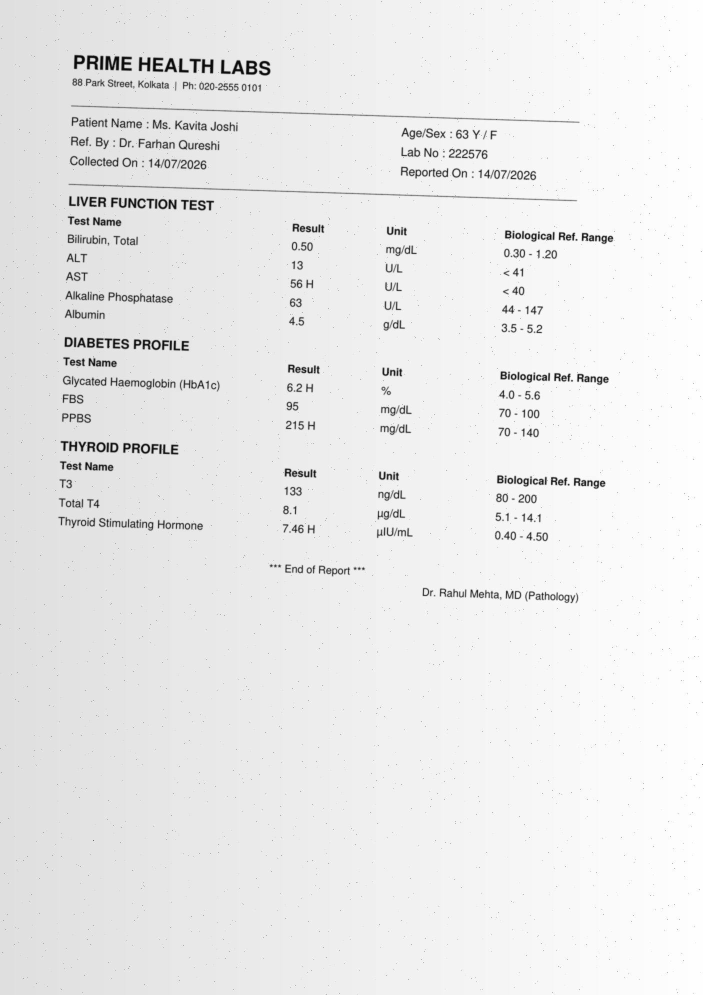
#> input picture ai-service/eval/dataset/03_lab_report.jpg, 1405 x 1989 px (shown at 1/2 size)
$ python -i ocr.py   (imports and definitions only)
#> lines starting #> are read from the running program, lines starting #| are printed output that depends on the picture; after the words box and inside, x2 and y2 are one past the last pixel; in counts of white or black regions, pixels touching at a corner belong together
#> further down, picture is the input picture: PIL image 1405x1989 L; min 0, max 255, mean 234.5
### ai-service/app/config.py
"""Runtime configuration, read from environment variables."""

from __future__ import annotations

import os
from dataclasses import dataclass


def _env(name: str, default: str) -> str:
    value = os.environ.get(name, "").strip()
    return value or default


@dataclass(frozen=True)
class Settings:
    # auto | ollama | anthropic | rules
    llm_provider: str
    ollama_url: str
    ollama_model: str
    ollama_timeout: float
    anthropic_api_key: str
    anthropic_model: str
    # Max OCR characters sent to an LLM; longer texts are trimmed (head + tail kept).
    llm_max_chars: int
    # Skip the local LLM (use rules) when its estimated runtime exceeds this budget.
    llm_budget_seconds: float
    max_upload_bytes: int
    max_pdf_pages: int
    tesseract_cmd: str
    tesseract_timeout: float

    @staticmethod
    def from_env() -> "Settings":
        return Settings(
            llm_provider=_env("LLM_PROVIDER", "auto").lower(),
            ollama_url=_env("OLLAMA_URL", "http://localhost:11434").rstrip("/"),
            ollama_model=_env("OLLAMA_MODEL", "llama3.1:8b"),
            ollama_timeout=float(_env("OLLAMA_TIMEOUT", "240")),
            anthropic_api_key=os.environ.get("ANTHROPIC_API_KEY", "").strip(),
            anthropic_model=_env("ANTHROPIC_MODEL", "claude-opus-5-5"),
            llm_max_chars=int(_env("LLM_MAX_CHARS", "12000")),
            llm_budget_seconds=float(_env("LLM_BUDGET_SECONDS", "180")),
            max_upload_bytes=int(_env("MAX_UPLOAD_MB", "25")) * 1024 * 1024,
            max_pdf_pages=int(_env("MAX_PDF_PAGES", "30")),
            tesseract_cmd=_env("TESSERACT_CMD", "tesseract"),
            tesseract_timeout=float(_env("TESSERACT_TIMEOUT", "120")),
        )


def get_settings() -> Settings:
    # Read on every call so tests (and operators) can change env vars without restarts.
    return Settings.from_env()

### ai-service/app/ocr.py
"""OCR: PDF text layer when present, Tesseract otherwise.

Lines are rebuilt from word boxes (both for PDF text layers and Tesseract TSV) so that
table rows such as `Hemoglobin   13.5   g/dL   13.0 - 17.0` stay on one line — the
extractors rely on that. Large horizontal gaps become two spaces (a column hint).
"""

from __future__ import annotations

import io
import logging
import subprocess
import tempfile
from dataclasses import dataclass
from pathlib import Path

import pymupdf
from PIL import Image, ImageFilter, ImageOps

from app.config import get_settings

log = logging.getLogger(__name__)

MIN_TEXT_LAYER_CHARS = 40
RASTER_DPI = 300


class UnsupportedFileType(Exception):
    pass


class UnreadableFile(Exception):
    pass


@dataclass
class PageText:
    page: int
    text: str
    method: str  # text_layer | tesseract
    confidence: float


@dataclass
class OCRResult:
    text: str
    page_count: int
    method: str  # text_layer | tesseract | mixed
    mean_confidence: float
    pages: list[PageText]


# [66 lines left out: functions sniff_type, run_ocr, _ocr_pdf, not called in this run]


def _meaningful_chars(text: str) -> int:
    return sum(1 for ch in text if ch.isalnum())


# [34 lines left out: functions _pdf_page_lines, _lines_from_boxes, not called in this run]


# ------------------------------------------------------------------- Tesseract


def _prepare(image: Image.Image) -> Image.Image:
    image = ImageOps.exif_transpose(image)
    if image.mode not in ("L", "RGB"):
        background = Image.new("RGB", image.size, "white")
        if image.mode in ("RGBA", "LA", "P"):
            image = image.convert("RGBA")
            background.paste(image, mask=image.split()[-1])
            image = background
        else:
            image = image.convert("RGB")
    image = image.convert("L")
    # Tesseract is happiest with ~30px x-height; upscale small photos/screenshots.
    if image.width < 1600:
        factor = 1600 / image.width
#> factor = 1.14
        image = image.resize((int(image.width * factor), int(image.height * factor)), Image.Resampling.LANCZOS)
    # Remove scanner speckle / sensor noise, then straighten slightly rotated photos so
    # that table rows stay on one text line.
    image = image.filter(ImageFilter.MedianFilter(3))
    angle = estimate_skew(image)
    if abs(angle) >= 0.2:
        image = image.rotate(angle, resample=Image.Resampling.BICUBIC, expand=True, fillcolor=255)
    return image


def estimate_skew(image: Image.Image, max_angle: float = 4.0, step: float = 0.25) -> float:
    """Projection-profile deskew: the rotation that makes text rows sharpest.

    For each candidate angle, rotate a small binarized copy and measure the variance of
    row darkness; aligned text lines give strongly alternating dark/light rows.
    """
#> called with max_angle = 4, step = 0.25
    small = image.copy()
    small.thumbnail((900, 900))
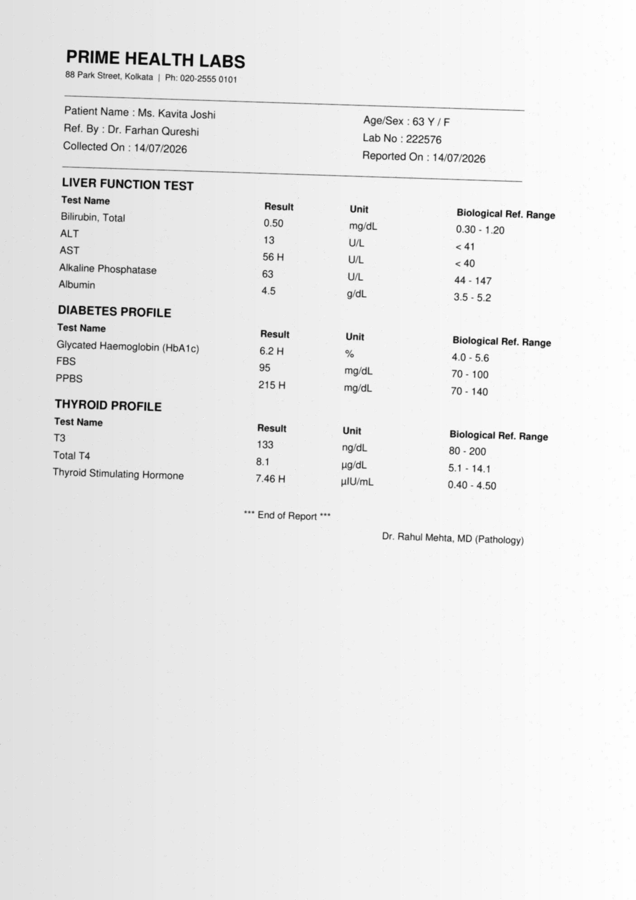
#> small: PIL image 636x900 L; min 1, max 255, mean 234.7
    hist = small.histogram()
#> hist = 256 values, max 31500 at index 232, min 0 at index 0, mean 2235.9
    total = sum(hist)
#> total = 572400
    mean_level = sum(i * h for i, h in enumerate(hist)) / max(total, 1)
#> mean_level = 234.7
    binary = small.point(lambda v: 255 if v < mean_level * 0.8 else 0)
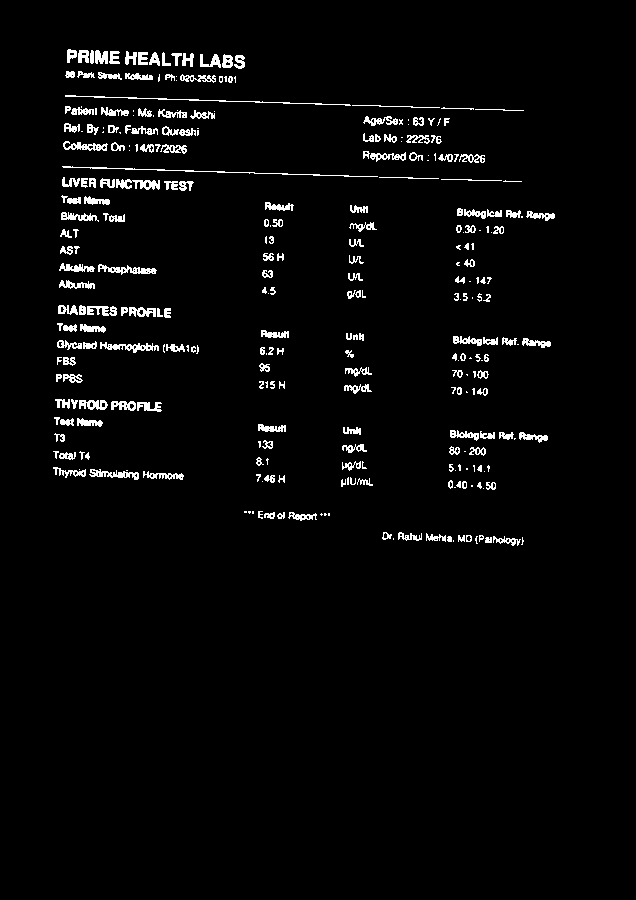
#> binary: PIL image 636x900 L; 3% white in thin lines or dots, all inside (x1, y1, x2, y2) = (53, 49, 555, 546)

    def sharpness(angle: float) -> float:
#> called with angle = 0
        rotated = binary.rotate(angle, resample=Image.Resampling.NEAREST, expand=False, fillcolor=0)
        column = rotated.resize((1, rotated.height), Image.Resampling.BOX)
        rows = list(column.get_flattened_data() if hasattr(column, "get_flattened_data") else column.getdata())
#> rows = 900 values, max 48 at index 344, min 0 at index 0, mean 7.76
        avg = sum(rows) / len(rows)
#> avg = 7.76
        return sum((r - avg) ** 2 for r in rows) / len(rows)

    best_angle, best_score = 0.0, sharpness(0.0)
#> best_angle = 0; best_score = 118.2
    angle = -max_angle
    while angle <= max_angle + 1e-9:
        if abs(angle) > 1e-9:
            score = sharpness(angle)
            if score > best_score * 1.02:
                best_angle, best_score = angle, score
        angle += step
#> this loop made 33 passes
#> (avg in sharpness, score, best_angle, best_score) on passes 13, 14, 20, 21, 22, 23, 24: (7.76, 122.4, -1, 122.4), (7.77, 125.8, -0.75, 125.8), (7.75, 143.9, 0.75, 143.9), (7.76, 167.6, 1, 167.6), (7.76, 197.7, 1.25, 197.7), (7.77, 233.1, 1.5, 233.1), (7.77, 274.6, 1.75, 274.6)
#> (avg in sharpness, score) on passes 1 to 6: (7.76, 85.4), (7.76, 85.65), (7.76, 87), (7.74, 89.98), (7.75, 94.34), (7.75, 99.11)
#> pass 1, in sharpness (call 2), `rotated = binary.rotate(angle, resample=Image.Resampling.NEAREST, expa..`:
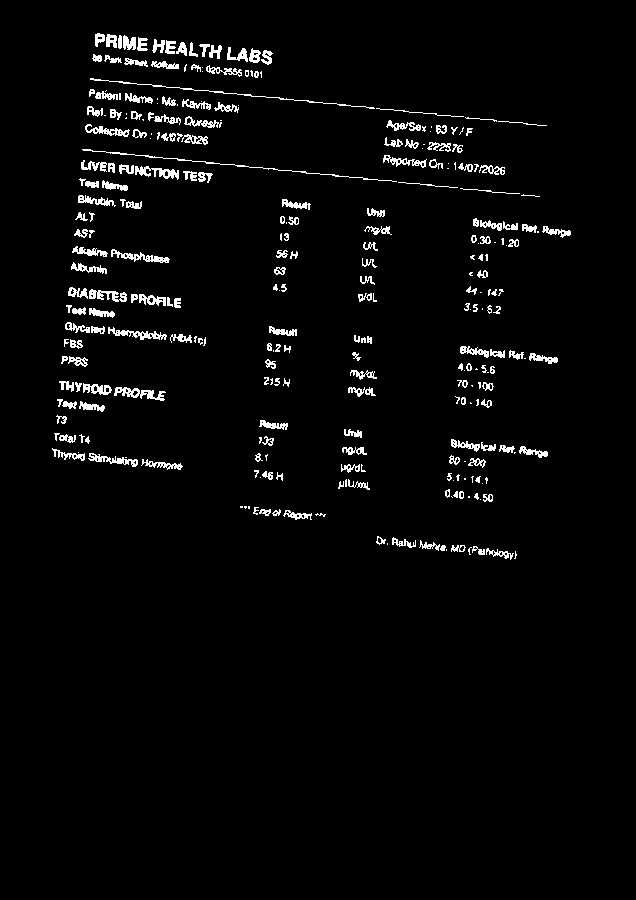
#> rotated: PIL image 636x900 L; 3% white in thin lines or dots, all inside (x1, y1, x2, y2) = (52, 33, 571, 560)
#> pass 3, in sharpness (call 4), `rotated = binary.rotate(angle, resample=Image.Resampling.NEAREST, expa..`:
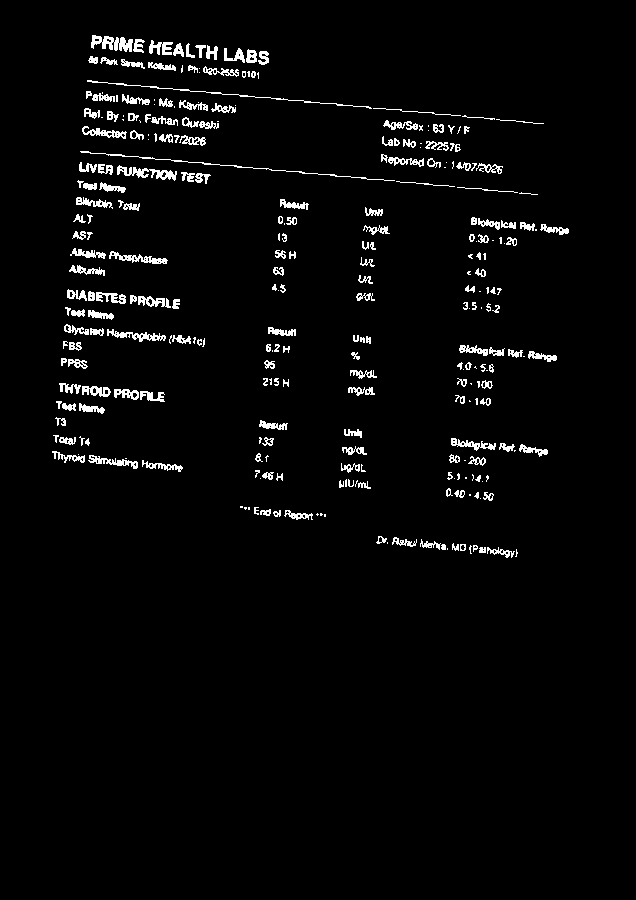
#> rotated: PIL image 636x900 L; 3% white in thin lines or dots, all inside (x1, y1, x2, y2) = (52, 35, 569, 558)
#> after the loop, angle = 4.25; best_angle = 1.75; best_score = 274.6
    # refine around the best coarse angle
    for delta in (-0.125, 0.125):
        score = sharpness(best_angle + delta)
        if score > best_score:
            best_angle, best_score = best_angle + delta, score
#> this loop made 2 passes
#> (avg in sharpness, score, best_angle, best_score) on pass 2: (7.77, 279.6, 1.88, 279.6)
#> (avg in sharpness, score) on pass 1: (7.75, 251.9)
#> pass 1, in sharpness (call 34), `rotated = binary.rotate(angle, resample=Image.Resampling.NEAREST, expa..`:
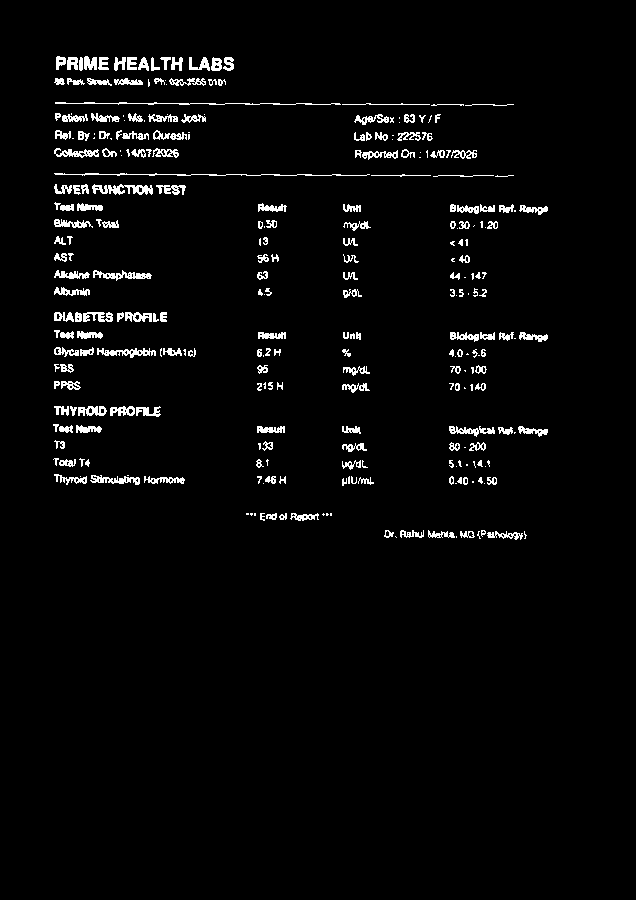
#> rotated: PIL image 636x900 L; 3% white in thin lines or dots, all inside (x1, y1, x2, y2) = (53, 56, 548, 540)
#> pass 2, in sharpness (call 35), `rotated = binary.rotate(angle, resample=Image.Resampling.NEAREST, expa..`:
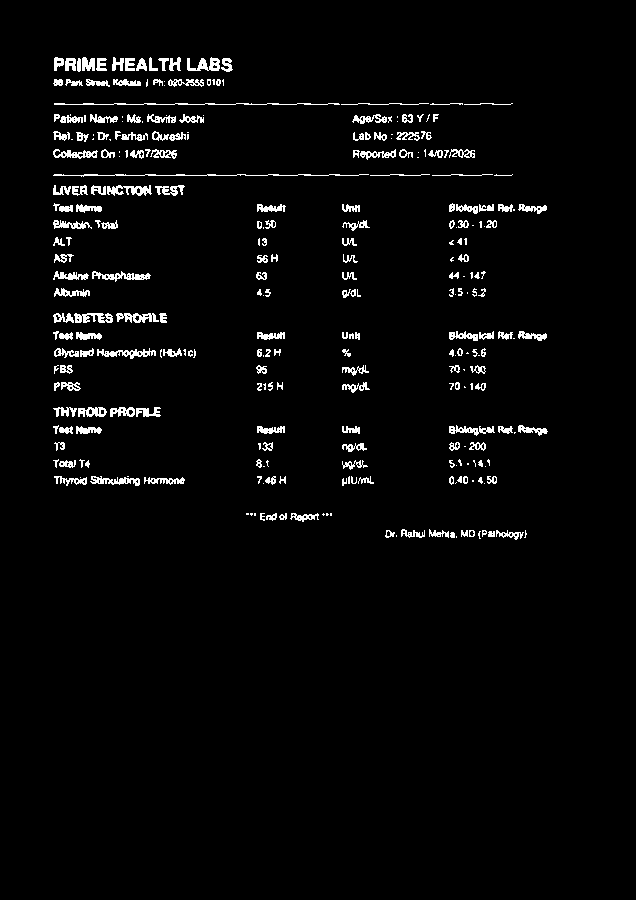
#> rotated: PIL image 636x900 L; 3% white in thin lines or dots, all inside (x1, y1, x2, y2) = (53, 57, 548, 540)
#> after the loop, best_angle = 1.88; best_score = 279.6
    return best_angle


def ocr_image(image: Image.Image) -> tuple[str, float]:
    """Run Tesseract on a PIL image → (text, mean word confidence 0..1)."""
    settings = get_settings()
    prepared = _prepare(image)
#> in _prepare, `angle = estimate_skew(image)`: angle = 1.88
#> in _prepare, `image = image.rotate(angle, resample=Image.Resampling.BICUBIC, expand=..`:
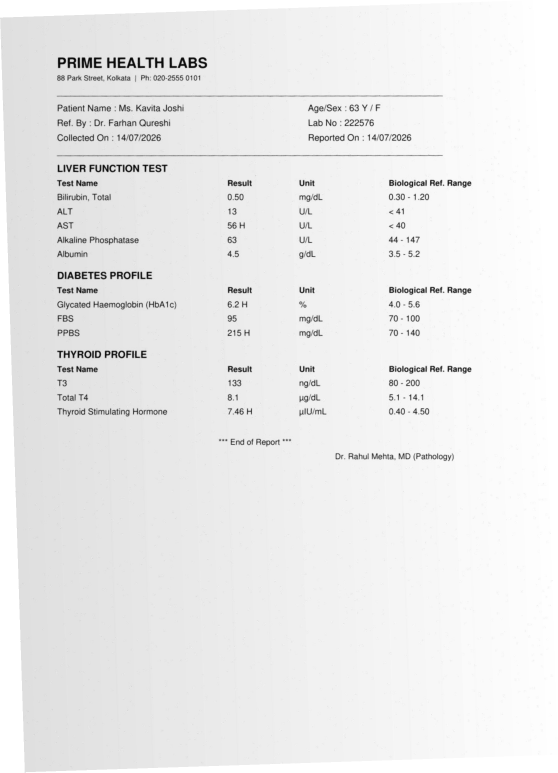
#> image: PIL image 1674x2317 L (shown at 1/3 size); min 0, max 255, mean 235.9
    with tempfile.TemporaryDirectory() as tmp:
        path = Path(tmp) / "page.png"
        prepared.save(path)
        try:
#> (the run stopped early here; a loop or call above may not have finished)

$ run again, on ai-service/eval/dataset/07_lab_report.jpg
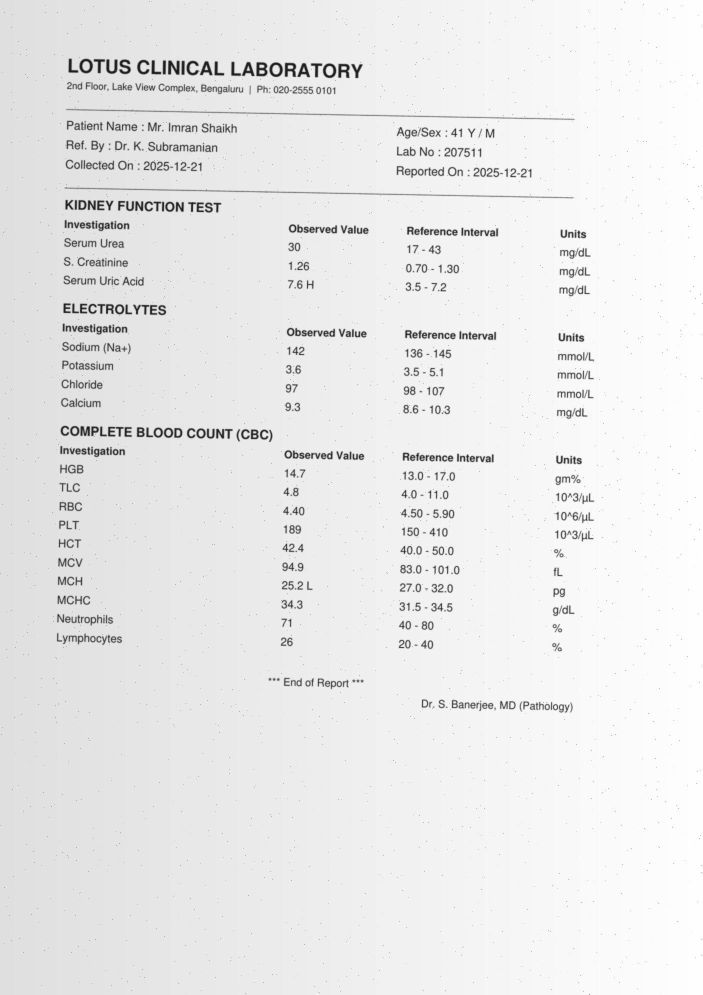
#> input picture ai-service/eval/dataset/07_lab_report.jpg, 1405 x 1989 px (shown at 1/2 size)
#> picture is the input picture: PIL image 1405x1989 L; min 0, max 255, mean 234
#> hist = 256 values, max 31929 at index 232, min 0 at index 0, mean 2235.9
#> total = 572400
#> mean_level = 234.2
#> in estimate_skew, `binary = small.point(lambda v: 255 if v < mean_level * 0.8 else 0)`:
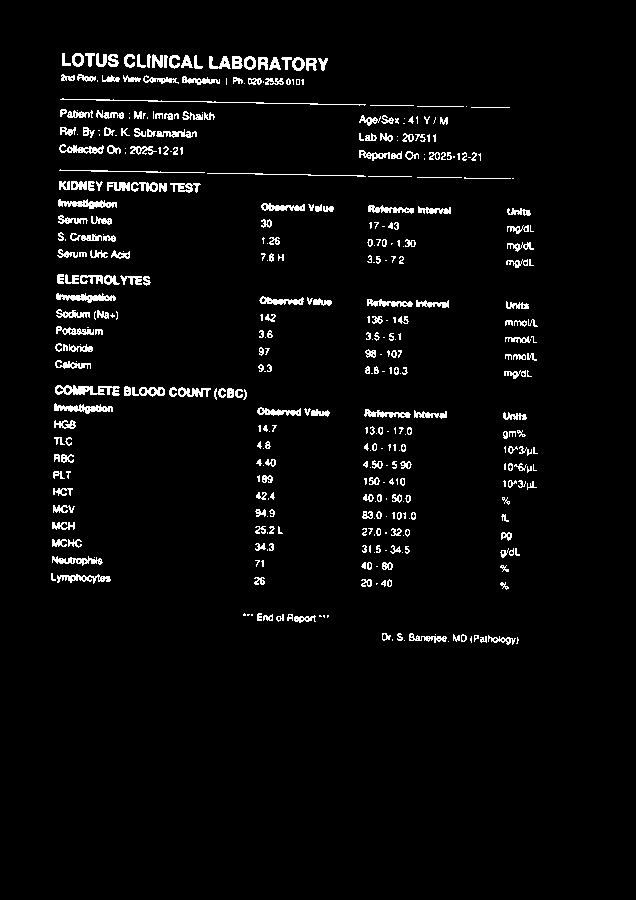
#> binary: PIL image 636x900 L; 3.6% white in thin lines or dots, all inside (x1, y1, x2, y2) = (51, 53, 538, 645)
#> rows = 900 values, max 67 at index 65, min 0 at index 0, mean 9.12
#> avg = 9.12
#> in estimate_skew, `best_angle, best_score = 0.0, sharpness(0.0)`: best_angle = 0; best_score = 167.4
#> the loop in estimate_skew, `while angle <= max_angle + 1e-9:` made 33 passes
#> (avg in sharpness, score, best_angle, best_score) on passes 18 to 21: (9.13, 194.3, 0.25, 194.3), (9.15, 231.3, 0.5, 231.3), (9.13, 267.4, 0.75, 267.4), (9.13, 308.2, 1, 308.2)
#> after the loop in estimate_skew, `while angle <= max_angle + 1e-9:`: angle = 4.25; best_angle = 1; best_score = 308.2
#> the loop in estimate_skew, `for delta in (-0.125, 0.125):` made 2 passes
#> (avg in sharpness, score, best_angle, best_score) on pass 2: (9.14, 315.8, 1.12, 315.8)
#> after the loop in estimate_skew, `for delta in (-0.125, 0.125):`: best_angle = 1.12; best_score = 315.8
#> in _prepare, `angle = estimate_skew(image)`: angle = 1.12
#> in _prepare, `image = image.rotate(angle, resample=Image.Resampling.BICUBIC, expand=..`:
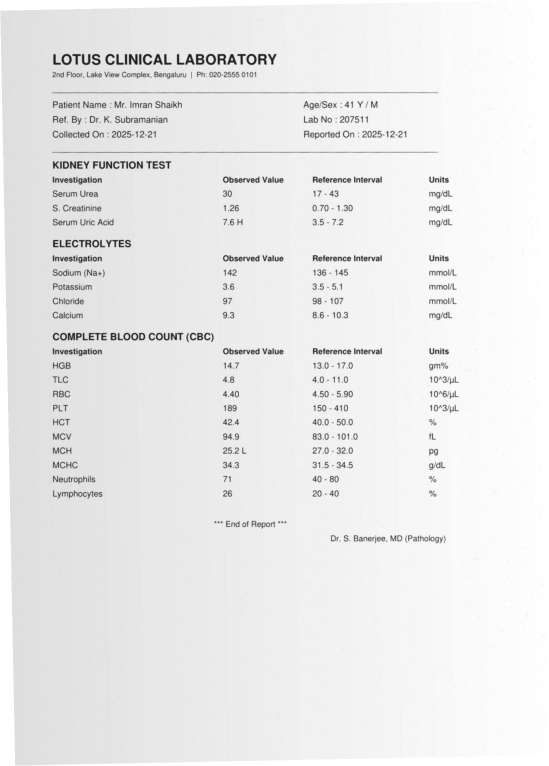
#> image: PIL image 1646x2297 L (shown at 1/3 size); min 20, max 255, mean 234.9
